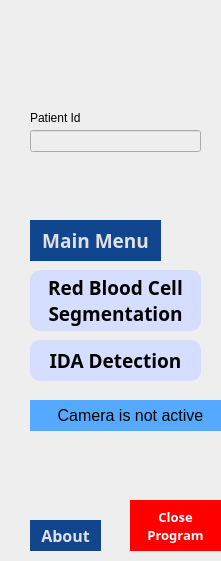
   <widget class="QWidget" name="widget" native="true">
    <property name="geometry">
     <rect>
      <x>10</x>
      <y>20</y>
      <width>221</width>
      <height>561</height>
     </rect>
    </property>
    <property name="autoFillBackground">
     <bool>false</bool>
    </property>
    <property name="styleSheet">
     <string notr="true">background-color: rgb(238, 238, 238);</string>
    </property>
    <widget class="QPushButton" name="mainBtn">
     <property name="geometry">
      <rect>
       <x>10</x>
       <y>220</y>
       <width>131</width>
       <height>41</height>
      </rect>
     </property>
     <property name="font">
      <font>
       <family>Malgun Gothic</family>
       <pointsize>14</pointsize>
       <weight>75</weight>
       <bold>true</bold>
      </font>
     </property>
     <property name="cursor">
      <cursorShape>PointingHandCursor</cursorShape>
     </property>
     <property name="autoFillBackground">
      <bool>false</bool>
     </property>
     <property name="styleSheet">
      <string notr="true">border:1px; color: rgb(225,225,225); background-color: rgb(17, 70, 143);</string>
     </property>
     <property name="text">
      <string>Main Menu</string>
     </property>
     <property name="checkable">
      <bool>true</bool>
     </property>
     <property name="checked">
      <bool>false</bool>
     </property>
     <property name="autoExclusive">
      <bool>true</bool>
     </property>
    </widget>
    <widget class="QPushButton" name="rbcBtn">
     <property name="geometry">
      <rect>
       <x>10</x>
       <y>270</y>
       <width>171</width>
       <height>61</height>
      </rect>
     </property>
     <property name="font">
      <font>
       <family>Malgun Gothic</family>
       <pointsize>14</pointsize>
       <weight>75</weight>
       <bold>true</bold>
      </font>
     </property>
     <property name="cursor">
      <cursorShape>PointingHandCursor</cursorShape>
     </property>
     <property name="autoFillBackground">
      <bool>false</bool>
     </property>
     <property name="styleSheet">
      <string notr="true">border:1px;
border-radius: 10px;
color: rgb(0,0,0);
background-color: rgb(214, 222, 255);</string>
     </property>
     <property name="text">
      <string>Red Blood Cell
Segmentation</string>
     </property>
     <property name="checkable">
      <bool>true</bool>
     </property>
     <property name="checked">
      <bool>false</bool>
     </property>
     <property name="autoExclusive">
      <bool>true</bool>
     </property>
    </widget>
    <widget class="QPushButton" name="malBtn">
     <property name="geometry">
      <rect>
       <x>10</x>
       <y>340</y>
       <width>171</width>
       <height>41</height>
      </rect>
     </property>
     <property name="font">
      <font>
       <family>Malgun Gothic</family>
       <pointsize>14</pointsize>
       <weight>75</weight>
       <bold>true</bold>
      </font>
     </property>
     <property name="cursor">
      <cursorShape>PointingHandCursor</cursorShape>
     </property>
     <property name="autoFillBackground">
      <bool>false</bool>
     </property>
     <property name="styleSheet">
      <string notr="true">border:1px;
border-radius: 10px;
color: rgb(0,0,0);
background-color: rgb(214, 222, 255);</string>
     </property>
     <property name="text">
      <string>IDA Detection</string>
     </property>
     <property name="checkable">
      <bool>true</bool>
     </property>
     <property name="checked">
      <bool>false</bool>
     </property>
     <property name="autoExclusive">
      <bool>true</bool>
     </property>
    </widget>
    <widget class="QPushButton" name="abtBtn">
     <property name="geometry">
      <rect>
       <x>10</x>
       <y>520</y>
       <width>71</width>
       <height>31</height>
      </rect>
     </property>
     <property name="font">
      <font>
       <family>Malgun Gothic</family>
       <pointsize>12</pointsize>
       <weight>75</weight>
       <bold>true</bold>
      </font>
     </property>
     <property name="cursor">
      <cursorShape>PointingHandCursor</cursorShape>
     </property>
     <property name="autoFillBackground">
      <bool>false</bool>
     </property>
     <property name="styleSheet">
      <string notr="true">border:1px; color: rgb(225,225,225); background-color: rgb(17, 70, 143);</string>
     </property>
     <property name="text">
      <string>About</string>
     </property>
     <property name="checkable">
      <bool>true</bool>
     </property>
     <property name="checked">
      <bool>false</bool>
     </property>
     <property name="autoExclusive">
      <bool>true</bool>
     </property>
    </widget>
    <widget class="QPushButton" name="closeBtn">
     <property name="geometry">
      <rect>
       <x>110</x>
       <y>500</y>
       <width>91</width>
       <height>51</height>
      </rect>
     </property>
     <property name="font">
      <font>
       <family>Malgun Gothic</family>
       <pointsize>10</pointsize>
       <weight>75</weight>
       <bold>true</bold>
      </font>
     </property>
     <property name="cursor">
      <cursorShape>PointingHandCursor</cursorShape>
     </property>
     <property name="layoutDirection">
      <enum>Qt::LeftToRight</enum>
     </property>
     <property name="autoFillBackground">
      <bool>false</bool>
     </property>
     <property name="styleSheet">
      <string notr="true">border:1px; color: rgb(255,255,255); background-color: rgb(255,0,0);</string>
     </property>
     <property name="text">
      <string>Close 
Program</string>
     </property>
     <property name="checkable">
      <bool>true</bool>
     </property>
     <property name="autoExclusive">
      <bool>false</bool>
     </property>
    </widget>
    <widget class="QLabel" name="logoImg">
     <property name="geometry">
      <rect>
       <x>35</x>
       <y>20</y>
       <width>149</width>
       <height>70</height>
      </rect>
     </property>
     <property name="styleSheet">
      <string notr="true">image: url(:/logoimg/add-on/logo.png);</string>
     </property>
     <property name="text">
      <string/>
     </property>
    </widget>
    <widget class="QLabel" name="distVal">
     <property name="geometry">
      <rect>
       <x>10</x>
       <y>400</y>
       <width>201</width>
       <height>31</height>
      </rect>
     </property>
     <property name="font">
      <font>
       <pointsize>12</pointsize>
      </font>
     </property>
     <property name="styleSheet">
      <string notr="true">background-color: rgb(85, 170, 255);</string>
     </property>
     <property name="text">
      <string>Camera is not active</string>
     </property>
     <property name="alignment">
      <set>Qt::AlignCenter</set>
     </property>
     <property name="wordWrap">
      <bool>true</bool>
     </property>
     <property name="margin">
      <number>1</number>
     </property>
     <property name="indent">
      <number>0</number>
     </property>
    </widget>
    <widget class="QLineEdit" name="nameInput">
     <property name="geometry">
      <rect>
       <x>10</x>
       <y>130</y>
       <width>171</width>
       <height>22</height>
      </rect>
     </property>
    </widget>
    <widget class="QLabel" name="label_14">
     <property name="geometry">
      <rect>
       <x>10</x>
       <y>110</y>
       <width>61</width>
       <height>16</height>
      </rect>
     </property>
     <property name="text">
      <string>Patient Id</string>
     </property>
    </widget>
    <widget class="QLabel" name="label_15">
     <property name="geometry">
      <rect>
       <x>70</x>
       <y>40</y>
       <width>51</width>
       <height>51</height>
      </rect>
     </property>
     <property name="text">
      <string/>
     </property>
     <property name="pixmap">
      <pixmap>BIOMED.png</pixmap>
     </property>
     <property name="scaledContents">
      <bool>true</bool>
     </property>
    </widget>
    <widget class="QLabel" name="label_16">
     <property name="geometry">
      <rect>
       <x>10</x>
       <y>40</y>
       <width>51</width>
       <height>51</height>
      </rect>
     </property>
     <property name="text">
      <string/>
     </property>
     <property name="pixmap">
      <pixmap>ITS.png</pixmap>
     </property>
     <property name="scaledContents">
      <bool>true</bool>
     </property>
    </widget>
    <widget class="QWidget" name="widget_7" native="true">
     <property name="geometry">
      <rect>
       <x>10</x>
       <y>0</y>
       <width>221</width>
       <height>561</height>
      </rect>
     </property>
     <property name="autoFillBackground">
      <bool>false</bool>
     </property>
     <property name="styleSheet">
      <string notr="true">background-color: rgb(238, 238, 238);</string>
     </property>
     <widget class="QPushButton" name="mainBtn_2">
      <property name="geometry">
       <rect>
        <x>10</x>
        <y>220</y>
        <width>131</width>
        <height>41</height>
       </rect>
      </property>
      <property name="font">
       <font>
        <family>Malgun Gothic</family>
        <pointsize>14</pointsize>
        <weight>75</weight>
        <bold>true</bold>
       </font>
      </property>
      <property name="cursor">
       <cursorShape>PointingHandCursor</cursorShape>
      </property>
      <property name="autoFillBackground">
       <bool>false</bool>
      </property>
      <property name="styleSheet">
       <string notr="true">border:1px; color: rgb(225,225,225); background-color: rgb(17, 70, 143);</string>
      </property>
      <property name="text">
       <string>Main Menu</string>
      </property>
      <property name="checkable">
       <bool>true</bool>
      </property>
      <property name="checked">
       <bool>false</bool>
      </property>
      <property name="autoExclusive">
       <bool>true</bool>
      </property>
     </widget>
     <widget class="QPushButton" name="rbcBtn_2">
      <property name="geometry">
       <rect>
        <x>10</x>
        <y>270</y>
        <width>171</width>
        <height>61</height>
       </rect>
      </property>
      <property name="font">
       <font>
        <family>Malgun Gothic</family>
        <pointsize>14</pointsize>
        <weight>75</weight>
        <bold>true</bold>
       </font>
      </property>
      <property name="cursor">
       <cursorShape>PointingHandCursor</cursorShape>
      </property>
      <property name="autoFillBackground">
       <bool>false</bool>
      </property>
      <property name="styleSheet">
       <string notr="true">border:1px;
border-radius: 10px;
color: rgb(0,0,0);
background-color: rgb(214, 222, 255);</string>
      </property>
      <property name="text">
       <string>Red Blood Cell
Segmentation</string>
      </property>
      <property name="checkable">
       <bool>true</bool>
      </property>
      <property name="checked">
       <bool>false</bool>
      </property>
      <property name="autoExclusive">
       <bool>true</bool>
      </property>
     </widget>
     <widget class="QPushButton" name="malBtn_2">
      <property name="geometry">
       <rect>
        <x>10</x>
        <y>340</y>
        <width>171</width>
        <height>41</height>
       </rect>
      </property>
      <property name="font">
       <font>
        <family>Malgun Gothic</family>
        <pointsize>14</pointsize>
        <weight>75</weight>
        <bold>true</bold>
       </font>
      </property>
      <property name="cursor">
       <cursorShape>PointingHandCursor</cursorShape>
      </property>
      <property name="autoFillBackground">
       <bool>false</bool>
      </property>
      <property name="styleSheet">
       <string notr="true">border:1px;
border-radius: 10px;
color: rgb(0,0,0);
background-color: rgb(214, 222, 255);</string>
      </property>
      <property name="text">
       <string>IDA Detection</string>
      </property>
      <property name="checkable">
       <bool>true</bool>
      </property>
      <property name="checked">
       <bool>false</bool>
      </property>
      <property name="autoExclusive">
       <bool>true</bool>
      </property>
     </widget>
     <widget class="QPushButton" name="abtBtn_2">
      <property name="geometry">
       <rect>
        <x>10</x>
        <y>520</y>
        <width>71</width>
        <height>31</height>
       </rect>
      </property>
      <property name="font">
       <font>
        <family>Malgun Gothic</family>
        <pointsize>12</pointsize>
        <weight>75</weight>
        <bold>true</bold>
       </font>
      </property>
      <property name="cursor">
       <cursorShape>PointingHandCursor</cursorShape>
      </property>
      <property name="autoFillBackground">
       <bool>false</bool>
      </property>
      <property name="styleSheet">
       <string notr="true">border:1px; color: rgb(225,225,225); background-color: rgb(17, 70, 143);</string>
      </property>
      <property name="text">
       <string>About</string>
      </property>
      <property name="checkable">
       <bool>true</bool>
      </property>
      <property name="checked">
       <bool>false</bool>
      </property>
      <property name="autoExclusive">
       <bool>true</bool>
      </property>
     </widget>
     <widget class="QPushButton" name="closeBtn_2">
      <property name="geometry">
       <rect>
        <x>110</x>
        <y>500</y>
        <width>91</width>
        <height>51</height>
       </rect>
      </property>
      <property name="font">
       <font>
        <family>Malgun Gothic</family>
        <pointsize>10</pointsize>
        <weight>75</weight>
        <bold>true</bold>
       </font>
      </property>
      <property name="cursor">
       <cursorShape>PointingHandCursor</cursorShape>
      </property>
      <property name="layoutDirection">
       <enum>Qt::LeftToRight</enum>
      </property>
      <property name="autoFillBackground">
       <bool>false</bool>
      </property>
      <property name="styleSheet">
       <string notr="true">border:1px; color: rgb(255,255,255); background-color: rgb(255,0,0);</string>
      </property>
      <property name="text">
       <string>Close 
Program</string>
      </property>
      <property name="checkable">
       <bool>true</bool>
      </property>
      <property name="autoExclusive">
       <bool>false</bool>
      </property>
     </widget>
     <widget class="QLabel" name="logoImg_2">
      <property name="geometry">
       <rect>
        <x>35</x>
        <y>20</y>
        <width>149</width>
        <height>70</height>
       </rect>
      </property>
      <property name="styleSheet">
       <string notr="true">image: url(:/logoimg/add-on/logo.png);</string>
      </property>
      <property name="text">
       <string/>
      </property>
     </widget>
     <widget class="QLabel" name="distVal_2">
      <property name="geometry">
       <rect>
        <x>10</x>
        <y>400</y>
        <width>201</width>
        <height>31</height>
       </rect>
      </property>
      <property name="font">
       <font>
        <pointsize>12</pointsize>
       </font>
      </property>
      <property name="styleSheet">
       <string notr="true">background-color: rgb(85, 170, 255);</string>
      </property>
      <property name="text">
       <string>Camera is not active</string>
      </property>
      <property name="alignment">
       <set>Qt::AlignCenter</set>
      </property>
      <property name="wordWrap">
       <bool>true</bool>
      </property>
      <property name="margin">
       <number>1</number>
      </property>
      <property name="indent">
       <number>0</number>
      </property>
     </widget>
     <widget class="QLineEdit" name="nameInput_2">
      <property name="geometry">
       <rect>
        <x>10</x>
        <y>130</y>
        <width>171</width>
        <height>22</height>
       </rect>
      </property>
     </widget>
     <widget class="QLabel" name="label_17">
      <property name="geometry">
       <rect>
        <x>10</x>
        <y>110</y>
        <width>61</width>
        <height>16</height>
       </rect>
      </property>
      <property name="text">
       <string>Patient Id</string>
      </property>
     </widget>
     <widget class="QLabel" name="label_18">
      <property name="geometry">
       <rect>
        <x>70</x>
        <y>40</y>
        <width>51</width>
        <height>51</height>
       </rect>
      </property>
      <property name="text">
       <string/>
      </property>
      <property name="pixmap">
       <pixmap>BIOMED.png</pixmap>
      </property>
      <property name="scaledContents">
       <bool>true</bool>
      </property>
     </widget>
     <widget class="QLabel" name="label_19">
      <property name="geometry">
       <rect>
        <x>10</x>
        <y>40</y>
        <width>51</width>
        <height>51</height>
       </rect>
      </property>
      <property name="text">
       <string/>
      </property>
      <property name="pixmap">
       <pixmap>ITS.png</pixmap>
      </property>
      <property name="scaledContents">
       <bool>true</bool>
      </property>
     </widget>
     <widget class="QWidget" name="widget_9" native="true">
      <property name="geometry">
       <rect>
        <x>10</x>
        <y>0</y>
        <width>221</width>
        <height>561</height>
       </rect>
      </property>
      <property name="autoFillBackground">
       <bool>false</bool>
      </property>
      <property name="styleSheet">
       <string notr="true">background-color: rgb(238, 238, 238);</string>
      </property>
      <widget class="QPushButton" name="mainBtn_3">
       <property name="geometry">
        <rect>
         <x>10</x>
         <y>220</y>
         <width>131</width>
         <height>41</height>
        </rect>
       </property>
       <property name="font">
        <font>
         <family>Malgun Gothic</family>
         <pointsize>14</pointsize>
         <weight>75</weight>
         <bold>true</bold>
        </font>
       </property>
       <property name="cursor">
        <cursorShape>PointingHandCursor</cursorShape>
       </property>
       <property name="autoFillBackground">
        <bool>false</bool>
       </property>
       <property name="styleSheet">
        <string notr="true">border:1px; color: rgb(225,225,225); background-color: rgb(17, 70, 143);</string>
       </property>
       <property name="text">
        <string>Main Menu</string>
       </property>
       <property name="checkable">
        <bool>true</bool>
       </property>
       <property name="checked">
        <bool>false</bool>
       </property>
       <property name="autoExclusive">
        <bool>true</bool>
       </property>
      </widget>
      <widget class="QPushButton" name="rbcBtn_3">
       <property name="geometry">
        <rect>
         <x>10</x>
         <y>270</y>
         <width>171</width>
         <height>61</height>
        </rect>
       </property>
       <property name="font">
        <font>
         <family>Malgun Gothic</family>
         <pointsize>14</pointsize>
         <weight>75</weight>
         <bold>true</bold>
        </font>
       </property>
       <property name="cursor">
        <cursorShape>PointingHandCursor</cursorShape>
       </property>
       <property name="autoFillBackground">
        <bool>false</bool>
       </property>
       <property name="styleSheet">
        <string notr="true">border:1px;
border-radius: 10px;
color: rgb(0,0,0);
background-color: rgb(214, 222, 255);</string>
       </property>
       <property name="text">
        <string>Red Blood Cell
Segmentation</string>
       </property>
       <property name="checkable">
        <bool>true</bool>
       </property>
       <property name="checked">
        <bool>false</bool>
       </property>
       <property name="autoExclusive">
        <bool>true</bool>
       </property>
      </widget>
      <widget class="QPushButton" name="malBtn_3">
       <property name="geometry">
        <rect>
         <x>10</x>
         <y>340</y>
         <width>171</width>
         <height>41</height>
        </rect>
       </property>
       <property name="font">
        <font>
         <family>Malgun Gothic</family>
         <pointsize>14</pointsize>
         <weight>75</weight>
         <bold>true</bold>
        </font>
       </property>
       <property name="cursor">
        <cursorShape>PointingHandCursor</cursorShape>
       </property>
       <property name="autoFillBackground">
        <bool>false</bool>
       </property>
       <property name="styleSheet">
        <string notr="true">border:1px;
border-radius: 10px;
color: rgb(0,0,0);
background-color: rgb(214, 222, 255);</string>
       </property>
       <property name="text">
        <string>IDA Detection</string>
       </property>
       <property name="checkable">
        <bool>true</bool>
       </property>
       <property name="checked">
        <bool>false</bool>
       </property>
       <property name="autoExclusive">
        <bool>true</bool>
       </property>
      </widget>
      <widget class="QPushButton" name="abtBtn_3">
       <property name="geometry">
        <rect>
         <x>10</x>
         <y>520</y>
         <width>71</width>
         <height>31</height>
        </rect>
       </property>
       <property name="font">
        <font>
         <family>Malgun Gothic</family>
         <pointsize>12</pointsize>
         <weight>75</weight>
         <bold>true</bold>
        </font>
       </property>
       <property name="cursor">
        <cursorShape>PointingHandCursor</cursorShape>
       </property>
       <property name="autoFillBackground">
        <bool>false</bool>
       </property>
       <property name="styleSheet">
        <string notr="true">border:1px; color: rgb(225,225,225); background-color: rgb(17, 70, 143);</string>
       </property>
       <property name="text">
        <string>About</string>
       </property>
       <property name="checkable">
        <bool>true</bool>
       </property>
       <property name="checked">
        <bool>false</bool>
       </property>
       <property name="autoExclusive">
        <bool>true</bool>
       </property>
      </widget>
      <widget class="QPushButton" name="closeBtn_3">
       <property name="geometry">
        <rect>
         <x>110</x>
         <y>500</y>
         <width>91</width>
         <height>51</height>
        </rect>
       </property>
       <property name="font">
        <font>
         <family>Malgun Gothic</family>
         <pointsize>10</pointsize>
         <weight>75</weight>
         <bold>true</bold>
        </font>
       </property>
       <property name="cursor">
        <cursorShape>PointingHandCursor</cursorShape>
       </property>
       <property name="layoutDirection">
        <enum>Qt::LeftToRight</enum>
       </property>
       <property name="autoFillBackground">
        <bool>false</bool>
       </property>
       <property name="styleSheet">
        <string notr="true">border:1px; color: rgb(255,255,255); background-color: rgb(255,0,0);</string>
       </property>
       <property name="text">
        <string>Close 
Program</string>
       </property>
       <property name="checkable">
        <bool>true</bool>
       </property>
       <property name="autoExclusive">
        <bool>false</bool>
       </property>
      </widget>
      <widget class="QLabel" name="logoImg_3">
       <property name="geometry">
        <rect>
         <x>35</x>
         <y>20</y>
         <width>149</width>
         <height>70</height>
        </rect>
       </property>
       <property name="styleSheet">
        <string notr="true">image: url(:/logoimg/add-on/logo.png);</string>
       </property>
       <property name="text">
        <string/>
       </property>
      </widget>
      <widget class="QLabel" name="distVal_3">
       <property name="geometry">
        <rect>
         <x>10</x>
         <y>400</y>
         <width>201</width>
         <height>31</height>
        </rect>
       </property>
       <property name="font">
        <font>
         <pointsize>12</pointsize>
        </font>
       </property>
       <property name="styleSheet">
        <string notr="true">background-color: rgb(85, 170, 255);</string>
       </property>
       <property name="text">
        <string>Camera is not active</string>
       </property>
       <property name="alignment">
        <set>Qt::AlignCenter</set>
       </property>
       <property name="wordWrap">
        <bool>true</bool>
       </property>
       <property name="margin">
        <number>1</number>
       </property>
       <property name="indent">
        <number>0</number>
       </property>
      </widget>
      <widget class="QLineEdit" name="nameInput_3">
       <property name="geometry">
        <rect>
         <x>10</x>
         <y>130</y>
         <width>171</width>
         <height>22</height>
        </rect>
       </property>
      </widget>
      <widget class="QLabel" name="label_20">
       <property name="geometry">
        <rect>
         <x>10</x>
         <y>110</y>
         <width>61</width>
         <height>16</height>
        </rect>
       </property>
       <property name="text">
        <string>Patient Id</string>
       </property>
      </widget>
      <widget class="QLabel" name="label_21">
       <property name="geometry">
        <rect>
         <x>70</x>
         <y>40</y>
         <width>51</width>
         <height>51</height>
        </rect>
       </property>
       <property name="text">
        <string/>
       </property>
       <property name="pixmap">
        <pixmap>BIOMED.png</pixmap>
       </property>
       <property name="scaledContents">
        <bool>true</bool>
       </property>
      </widget>
      <widget class="QLabel" name="label_22">
       <property name="geometry">
        <rect>
         <x>10</x>
         <y>40</y>
         <width>51</width>
         <height>51</height>
        </rect>
       </property>
       <property name="text">
        <string/>
       </property>
       <property name="pixmap">
        <pixmap>ITS.png</pixmap>
       </property>
       <property name="scaledContents">
        <bool>true</bool>
       </property>
      </widget>
     </widget>
     <widget class="QWidget" name="widget_10" native="true">
      <property name="geometry">
       <rect>
        <x>250</x>
        <y>85</y>
        <width>761</width>
        <height>471</height>
       </rect>
      </property>
      <property name="styleSheet">
       <string notr="true"/>
      </property>
      <widget class="QPushButton" name="pdfBtn_3">
       <property name="geometry">
        <rect>
         <x>10</x>
         <y>430</y>
         <width>201</width>
         <height>31</height>
        </rect>
       </property>
       <property name="font">
        <font>
         <family>Malgun Gothic</family>
         <pointsize>12</pointsize>
         <weight>75</weight>
         <bold>true</bold>
        </font>
       </property>
       <property name="cursor">
        <cursorShape>PointingHandCursor</cursorShape>
       </property>
       <property name="styleSheet">
        <string notr="true">border:1px;
border-radius: 10px;
color: rgb(0,0,0);
background-color: rgb(214, 222, 255);</string>
       </property>
       <property name="text">
        <string>Generate PDF Report</string>
       </property>
      </widget>
      <widget class="QLabel" name="detectIm_3">
       <property name="geometry">
        <rect>
         <x>10</x>
         <y>15</y>
         <width>532</width>
         <height>411</height>
        </rect>
       </property>
       <property name="styleSheet">
        <string notr="true">background-color: rgb(0, 0, 0);</string>
       </property>
       <property name="text">
        <string/>
       </property>
      </widget>
      <widget class="QLabel" name="detectText_3">
       <property name="geometry">
        <rect>
         <x>550</x>
         <y>20</y>
         <width>201</width>
         <height>451</height>
        </rect>
       </property>
       <property name="font">
        <font>
         <pointsize>11</pointsize>
        </font>
       </property>
       <property name="autoFillBackground">
        <bool>false</bool>
       </property>
       <property name="styleSheet">
        <string notr="true">color: rgb(255,255,255);
background-color: rgb(17, 70, 143);
</string>
       </property>
       <property name="text">
        <string>No cell detected.
No features corelated.</string>
       </property>
       <property name="alignment">
        <set>Qt::AlignJustify|Qt::AlignVCenter</set>
       </property>
       <property name="wordWrap">
        <bool>true</bool>
       </property>
       <property name="margin">
        <number>5</number>
       </property>
       <property name="indent">
        <number>0</number>
       </property>
      </widget>
     </widget>
    </widget>
    <widget class="QWidget" name="widget_8" native="true">
     <property name="geometry">
      <rect>
       <x>250</x>
       <y>85</y>
       <width>761</width>
       <height>471</height>
      </rect>
     </property>
     <property name="styleSheet">
      <string notr="true"/>
     </property>
     <widget class="QPushButton" name="pdfBtn_2">
      <property name="geometry">
       <rect>
        <x>10</x>
        <y>430</y>
        <width>201</width>
        <height>31</height>
       </rect>
      </property>
      <property name="font">
       <font>
        <family>Malgun Gothic</family>
        <pointsize>12</pointsize>
        <weight>75</weight>
        <bold>true</bold>
       </font>
      </property>
      <property name="cursor">
       <cursorShape>PointingHandCursor</cursorShape>
      </property>
      <property name="styleSheet">
       <string notr="true">border:1px;
border-radius: 10px;
color: rgb(0,0,0);
background-color: rgb(214, 222, 255);</string>
      </property>
      <property name="text">
       <string>Generate PDF Report</string>
      </property>
     </widget>
     <widget class="QLabel" name="detectIm_2">
      <property name="geometry">
       <rect>
        <x>10</x>
        <y>15</y>
        <width>532</width>
        <height>411</height>
       </rect>
      </property>
      <property name="styleSheet">
       <string notr="true">background-color: rgb(0, 0, 0);</string>
      </property>
      <property name="text">
       <string/>
      </property>
     </widget>
     <widget class="QLabel" name="detectText_2">
      <property name="geometry">
       <rect>
        <x>550</x>
        <y>20</y>
        <width>201</width>
        <height>451</height>
       </rect>
      </property>
      <property name="font">
       <font>
        <pointsize>11</pointsize>
       </font>
      </property>
      <property name="autoFillBackground">
       <bool>false</bool>
      </property>
      <property name="styleSheet">
       <string notr="true">color: rgb(255,255,255);
background-color: rgb(17, 70, 143);
</string>
      </property>
      <property name="text">
       <string>No cell detected.
No features corelated.</string>
      </property>
      <property name="alignment">
       <set>Qt::AlignJustify|Qt::AlignVCenter</set>
      </property>
      <property name="wordWrap">
       <bool>true</bool>
      </property>
      <property name="margin">
       <number>5</number>
      </property>
      <property name="indent">
       <number>0</number>
      </property>
     </widget>
    </widget>
   </widget>
